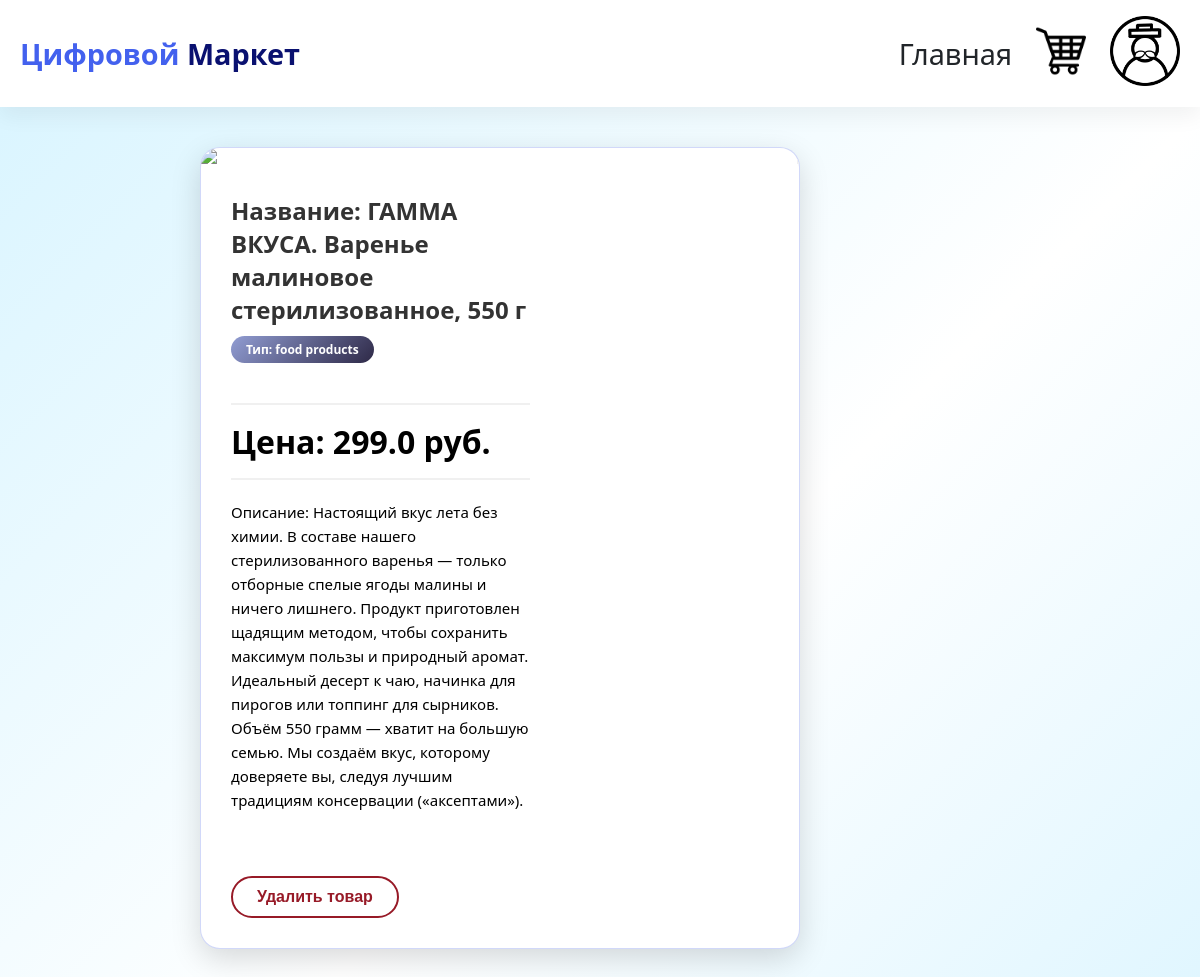
/product/1 (signed in), run on the app's committed database.
### tables this page shows
CREATE TABLE products (
                   id INTEGER PRIMARY KEY AUTOINCREMENT,
                   name TEXT NOT NULL,
                   price REAL NOT NULL,
                   type_products INTEGER,
                   user_id INTEGER,
                   description TEXT DEFAULT "",
                   image TEXT DEFAULT "",
                   FOREIGN KEY (user_id) REFERENCES user(id),
                   FOREIGN KEY (type_products) REFERENCES Type_products(id)
    
            );

CREATE TABLE Type_products (
            id iNTEGER PRIMARY KEY AUTOINCREMENT,
            name TEXT NOT NULL

        );

### app.py (the view)
@app.route("/product/<int:product_id>")
def product(product_id):
    product = database.get_product_by_id(product_id)
    if  "type_user" not in session:
        return redirect("login.html")
    else:
        type_user = session["type_user"]
    if product:
        return render_template("product.html", product=product, type_user=type_user )
    else:
        return redirect(url_for('index'))

### app.py (called while the page is built)
@app.context_processor
def utility_processor():
    def get_cart_count():
        cart = session.get("cart", {})
        cart = database.validate_cart(cart)
        return len(cart)
    return dict(cart_count=get_cart_count())

### database.py (called while the page is built)
def get_product_by_id(product_id):
    conn = sqlite3.connect("shop.db")
    cursor = conn.cursor()
    cursor.execute("""SELECT products.id, products.name, products.price, Type_products.name, products.description, products.image FROM products
                   JOIN Type_products ON products.type_products = Type_products.id WHERE products.id = ?""", (product_id,))
    product = cursor.fetchone()
    conn.close()
    if product:
        return {
            "id":product[0],
            "name": product[1],
            "price": product[2],
            "type_products": product[3],
            "description": product[4],
            "image": product[5],
        }
    else:
        return None

def validate_cart(cart):
    conn = sqlite3.connect("shop.db")
    cursor = conn.cursor()
    ids = list(cart.keys())
    for i in ids:
        cursor.execute("SELECT * FROM products WHERE id=?", (int(i),))
        product = cursor.fetchone()
        if not product:
            del cart[i]
    return cart

### templates/product.html (shortened to what this page needs)
<!DOCTYPE html>
<html lang="en">
<head>
    <link rel="stylesheet" href="{{ url_for('static', filename='css/style.css') }}">
</head>
<body>
    {% include '_navbar.html' %}
    <div class="product-detail">
        <img src="../{{ product.image }}" width="200" class="product-detail-image">
        <div class="product-detail-content">
            <h1  class="product-detail-title">Название: {{product.name}}</h1>
            <div class="product-detail-category">Тип: {{ product.type_products }}</div>
            <div class="product-detail-price">Цена: {{product.price}} руб.</div>
            <div class="product-detail-description">Описание: {{product.description}}</div>
            <br><br>
            {% if type_user == 2 or type_user == 3 %}
                <form action="{{ url_for('delete_product', product_id=product.id)}}" method="POST">
                    <button type="submit" class="btn btn-danger">Удалить товар</button>
                </form>
            {% endif %}
        </div>
    </div>
</body>
</html>

### static/css/style.css (style rules this page uses)
* { margin: 0; padding: 0; box-sizing: border-box; }
:root { --primary: #4361ee; --primary-dark: #3a0ca3; --danger: #e63946; --light-gray: #e9ecef; --shadow: 0 10px 20px rgba(0,0,0,0.05); --border-radius: 12px; }
body { font-family: 'Segoe UI', Tahoma, Geneva, Verdana, sans-serif; background-color: #f5f7fb; color: #212529; }
.btn { display: inline-block; padding: 10px 24px; font-size: 1rem; font-weight: 600; text-align: center; text-decoration: none; border-radius: 40px; border: none; cursor: pointer; transition: all 0.2s ease; background: white; color: #121c46; box-shadow: 0 2px 8px rgba(0, 0, 0, 0.08); }
.btn-danger { background: white; border: 2px solid #971a27; color: #971a27; box-shadow: none; }
body { background: linear-gradient(135deg, #d7f4ff 0%, #ffffff 30%, #e0f6ff 50%, #aebafa 100%); background-size: 200% 200%; animation: gradientShift 4s ease infinite; min-height: 100vh; }
.product-detail { max-width: 600px; margin: 40px auto; margin-left: 200px; background: white; border-radius: 20px; overflow: hidden; box-shadow: 0 10px 30px rgba(0,0,0,0.15); border: 1px solid rgba(102,126,234,0.3); display: flex; flex-wrap: wrap; }
.product-detail-image { width: 100%; height: auto; border-right: 2px solid #f0f0f0; }
.product-detail-content { width: 60%; padding: 30px; }
.product-detail-title { font-size: 24px; font-weight: 800; color: #333; margin-bottom: 10px; word-break: break-word; overflow-wrap: break-word; hyphens: auto; max-width: 100%; }
.product-detail-category { display: inline-block; background: linear-gradient(135deg, #919dd3 0%, #2e2947 100%); color: white; padding: 5px 15px; border-radius: 20px; font-size: 12px; font-weight: 600; margin-bottom: 20px; }
.product-detail-price { font-size: 32px; font-weight: 800; color: #000000; margin: 20px 0; padding: 15px 0; border-top: 2px solid #f0f0f0; border-bottom: 2px solid #f0f0f0; }
.product-detail-description { font-size: 15px; font-weight: 500; color: #000000; line-height: 1.6; margin: 20px 0; }

### data on the page
products: name "ГАММА ВКУСА. Варенье малиновое стерилизованное, 550 г", price "299.0", description "Настоящий вкус лета без химии. В составе нашего стерилизованного варенья — только отборные спелые ягоды малины и ничего лишнего. Продукт приготовлен щадящим методом, чтобы сохранить максимум пользы и природный аромат. Идеальный десерт к чаю, начинка для пирогов или топпинг для сырников. Объём 550 грамм — хватит на большую семью. Мы создаём вкус, которому доверяете вы, следуя лучшим традициям консервации («аксептами»)."
Type_products: type_products "food products"
